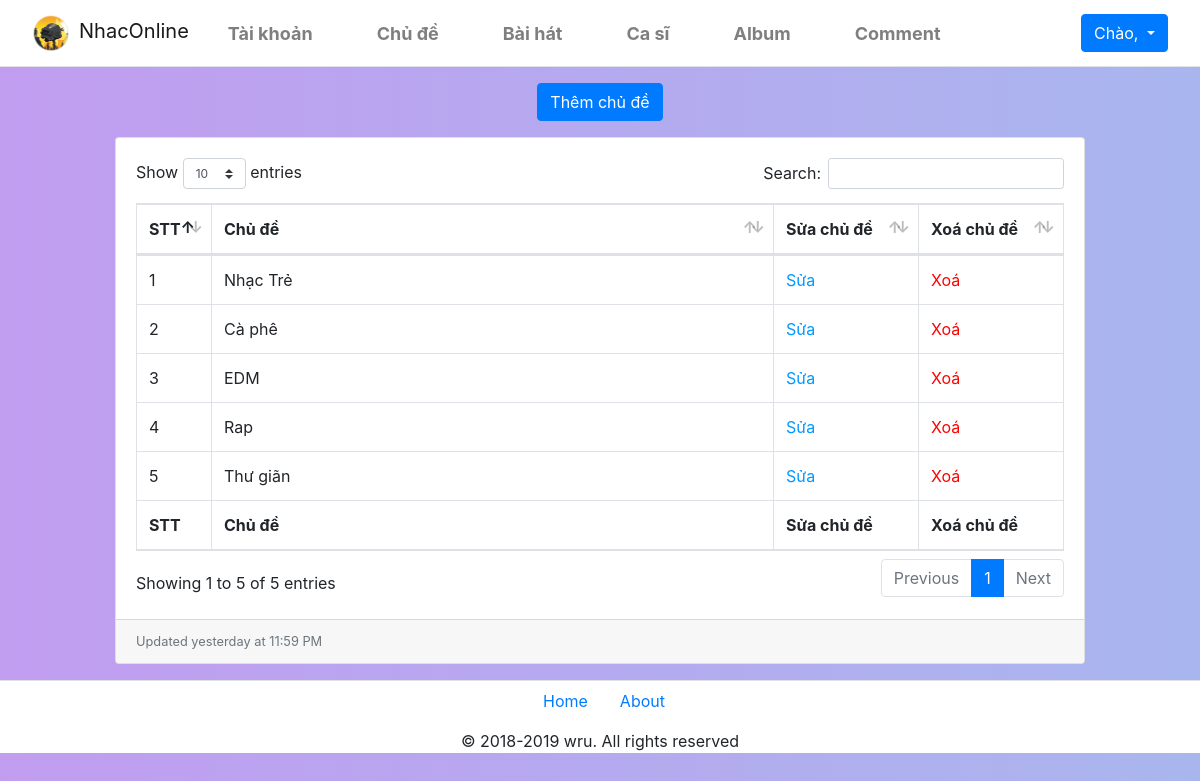
/Sources/admin/chude.php, run on an earlier commit of the app's database.
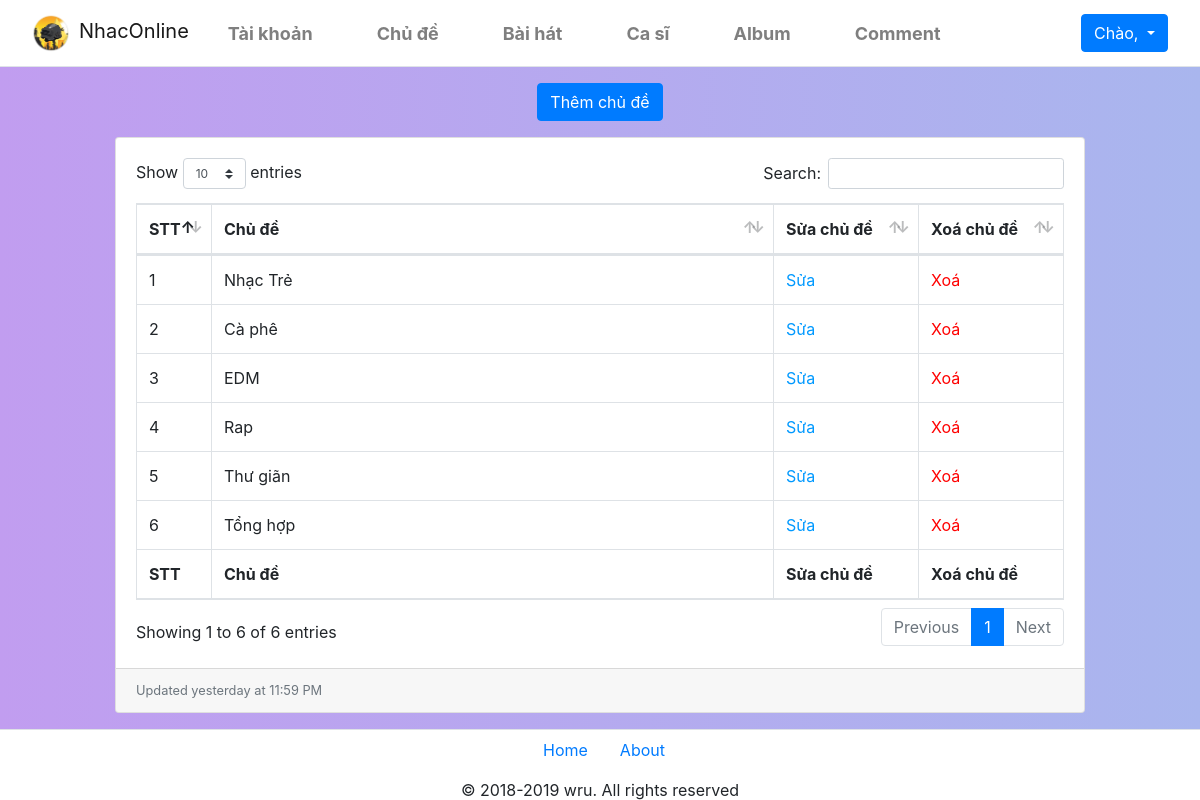
And on a later commit of the database.
### tables this page shows
CREATE TABLE `chude` (
  `id` int(100) NOT NULL,
  `tenchude` varchar(100) NOT NULL,
  `image` varchar(100) NOT NULL
);

### Sources/admin/chude.php (the view, shortened to what this page needs)
<!DOCTYPE html>
<html lang="en">
<head>
    <link href="css/bootstrap.min.css" rel="stylesheet">
    <link href="css/dataTables.bootstrap4.css" rel="stylesheet">
    <link rel="stylesheet" href="./css/fix.css">
</head>
<body>
    <?php
        include('header.php');
    ?>
    <main class="col-md-10 m-auto">
    <div class="mt-3 mb-2 text-center"><a href="./themchude.php" class="btn btn-primary">Thêm chủ đề</a></div>
    <div class="card mb-3 mt-3">
        <div class="card-body">
            <div class="table-responsive">
                <table class="table table-bordered" id="dataTable" width="100%" cellspacing="0">
                    <thead>
                        <tr>
                            <th>STT</th>
                            <th>Chủ đề</th>
                            <th>Sửa chủ đề</th>
                            <th>Xoá chủ đề</th>
                        </tr>
                    </thead>
                    <tfoot>
                        <tr>
                            <th>STT</th>
                            <th>Chủ đề</th>
                            <th>Sửa chủ đề</th>
                            <th>Xoá chủ đề</th>
                        </tr>
                    </tfoot>
                    <tbody>
                    <?php
                        include('../php/connect.php');
                        $stt=1;
                        $result = mysqli_query($con,"Select * from chude");
                        While($data = mysqli_fetch_assoc($result))
                        {
                            echo "<tr>";
                            echo "<td style='width:50px;'>$stt</td>";
                            echo "<td>$data[tenchude]</td>";
                            echo "<td style='width:120px;'><a href='./suachude.php?id=$data[id]' style='color:#09F;'>Sửa</a></td>";
                            echo "<td style='width:120px;'><a href='./del_chude.php?id=$data[id]' onclick=' return xacnhan();' style='color:red;'>Xoá</a></td>";
                            echo "</tr>";
                            $stt++;
                        }
                    ?>
                    </tbody>
                </table>
            </div>
        </div>
        <div class="card-footer small text-muted">Updated yesterday at 11:59 PM</div>
    </div>
    </main>
    <?php
        include('footer.php');
    ?>
</body>
</html>

### Sources/admin/header.php (shortened to what this page needs)
<link rel="stylesheet" href="./css/header.css">
<header>
    <nav class="navbar navbar-default navbar-expand-lg navbar-light">
        <div class="navbar-header d-flex col">
            <a class="navbar-brand" href="../index.php"><span><img class="mr-2" src="../image/logo.png" width="40px"></span>NhacOnline</b></a>
        </div>
        <div id="navbarCollapse" class="collapse navbar-collapse justify-content-start">
            <ul class="nav navbar-nav">
                <li class="nav-item mr-5"><a href="./user.php" class="nav-link"><b>Tài khoản</b></a></li>
                <li class="nav-item mr-5"><a href="./chude.php" class="nav-link"><b>Chủ đề</b></a></li>
                <li class="nav-item mr-5"><a href="./baihat.php" class="nav-link"><b>Bài hát</b></a></li>
                <li class="nav-item mr-5"><a href="./casi.php" class="nav-link"><b>Ca sĩ</b></a></li>
                <li class="nav-item mr-5"><a href="./album.php" class="nav-link"><b>Album</b></a></li>
                <li class="nav-item"><a href="./comment.php" class="nav-link"><b>Comment</b></a></li>
            </ul>
            <ul class="nav navbar-nav navbar-right ml-auto mr-3">
                    <?php
                        echo '<li class="nav-item">
                        <a href="#" data-toggle="dropdown" class="btn btn-primary dropdown-toggle">Chào,&nbsp;'.$_SESSION['userName'].'</a>
                        <ul class="dropdown-menu dropdown-menu-right">
                          <li><a href="./admin.php" class="dropdown-item">Trang quản trị</a></li>
                          <li><a href="../canhan.php" class="dropdown-item">Trang cá nhân</a></li>
                          <li><a href="../doimatkhau.php" class="dropdown-item">Đổi mật khẩu</a></li>
                          <li><a href="../php/xulydangxuat.php" class="dropdown-item">Đăng Xuất</a></li>
                        </ul>
                    </li>';
                    ?>
            </ul>
        </div>
    </nav>
</header>

### Sources/admin/footer.php (shortened to what this page needs)
<footer>
<div class="container-fluid border-top mt-3 bg-white">
      <div class="row">
        <div class="col-md-12 text-center d-md-flex align-items-center"> <i class="d-block fa-2x mr-md-5 text-primary"></i>
          <ul class="nav mx-md-auto d-flex justify-content-center">
            <li class="nav-item"> <a class="nav-link active" href="../index.php">Home</a> </li>
            <li class="nav-item"> <a class="nav-link" href="#">About</a> </li>
          </ul>
          <div class="row">
            <div class="col-md-12 d-flex align-items-center justify-content-md-between justify-content-center my-2">
               </div>
          </div>
        </div>
      </div>
      <div class="row">
        <div class="col-md-12 text-center">
          <p class="mt-2 mb-0">© 2018-2019 wru. All rights reserved</p>
        </div>
      </div>
    </div>
</footer>

### Sources/admin/css/fix.css (style rules this page uses)
body { background: linear-gradient(to left, #a9b6ee, #c19df0); }

### Sources/admin/css/header.css (style rules this page uses)
.navbar { background: #fff; padding-left: 16px; padding-right: 16px; border-bottom: 1px solid #dfe3e8; border-radius: 0; }
nav div ul li a { font-size: 18px; }

What changed in the data, as far as the page shows it:
added chude: tenchude "Tổng hợp"
Also different on the page:
text written by a page script: "Show entries Search: Showing 1 to 5 of 5 entries Previous 1 Next" → "Show entries Search: Showing 1 to 6 of 6 entries Previous 1 Next"
